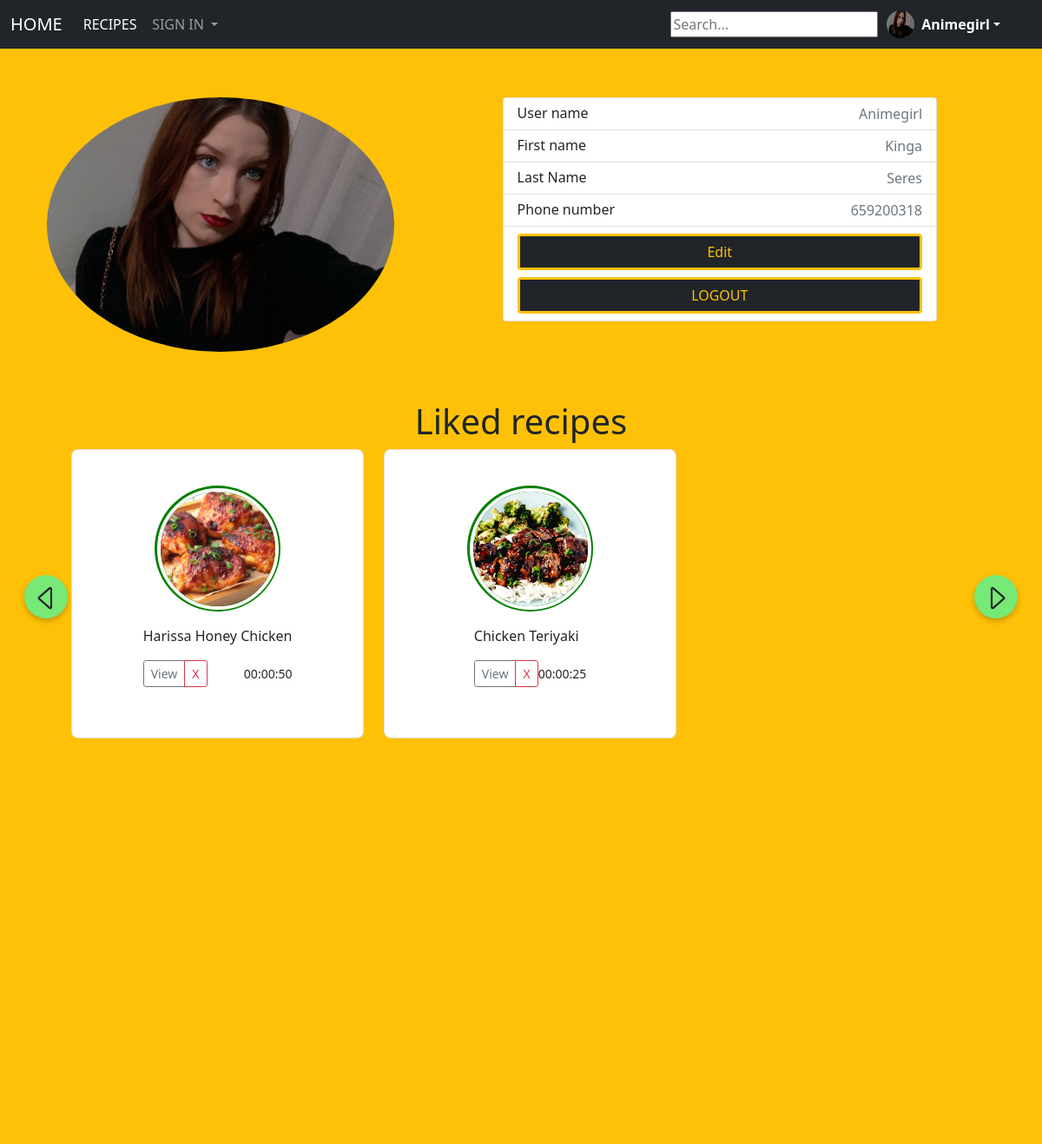
Screenshot of /html/profile.php (signed in) with the database file from the repository.
### tables this page shows
CREATE TABLE `receipt` (
  `receipt_id` int(20) NOT NULL,
  `img` varchar(255) NOT NULL,
  `paragraph` varchar(255) NOT NULL,
  `price` int(11) NOT NULL,
  `food_name` varchar(255) NOT NULL,
  `your_name` varchar(255) NOT NULL,
  `time` time NOT NULL,
  `servings` varchar(255) NOT NULL,
  `activated` tinyint(1) NOT NULL,
  `activation_token` varchar(64) NOT NULL,
  `activation_expire` datetime NOT NULL DEFAULT current_timestamp(),
  `categories` varchar(100) NOT NULL,
  `likes` tinyint(1) NOT NULL,
  `yt` varchar(255) NOT NULL
);

### html/profile.php (the view, shortened to what this page needs)
<?php
if(isset($_SESSION['last_name']) && isset($_SESSION['phone_numb']) &&
   isset($_SESSION['user_name']) && isset($_SESSION['first_name']) &&
   isset($_SESSION['email'])){
?>
<!DOCTYPE html>
<html>
<head>
    <link href="https://cdn.jsdelivr.net/npm/bootstrap@5.0.2/dist/css/bootstrap.min.css" rel="stylesheet"
>
    <link rel="stylesheet" href="../style.css">
</head>
<body>
    <nav class="navbar navbar-expand-lg navbar-dark bg-dark">
        <div class="container-fluid">
            <a class="navbar-brand" href="../index.php">HOME</a>
            <div class="collapse navbar-collapse" id="navbarSupportedContent">
                <ul class="navbar-nav me-auto mb-2 mb-lg-0">
                    <li class="nav-item">
                        <a class="nav-link active" aria-current="page" href="rec.php">RECIPES</a>
                    </li>
                    <li class="nav-item dropdown">
                        <a class="nav-link dropdown-toggle" href="sign_in.php" id="navbarDropdown" role="button" data-bs-toggle="dropdown" aria-expanded="false">
                            SIGN IN
                        </a>
                    </li>
                </ul>
                <form class="d-flex" action="search_ing.php" method="get">
                    <input type="text" id="searchInput" onkeyup="showResult(this.value)" placeholder="Search...">
                </form>
                <div class="dropdown">
                    <a href="#" class="d-flex align-items-center text-white text-decoration-none dropdown-toggle" id="dropdownUser1"
                    data-bs-toggle="dropdown" aria-expanded="false">
                    <img src="images/<?php if (isset($_SESSION['img'])) { echo htmlspecialchars($_SESSION['img']); } ?>" alt="" width="32" height="32" class="rounded-circle me-2">
                        <strong><?php if(isset($_SESSION['user_name'])) { echo $_SESSION['user_name']; }?></strong>
                    </a>
                </div>
            </div>
        </div>
    </nav>
    <div class="container">
    <div class="row profile_things">
        <div class="col-md-6">
            <img class="profile_img" src="images/<?php if (isset($_SESSION['img'])) { echo htmlspecialchars($_SESSION['img']); } ?>">
        </div>
        <div class="col-md-6 datas">
            <ul class="list-group mb-3 item-list">
                <li class="list-group-item d-flex justify-content-between lh-sm">
                    <div>
                        <h6 class="my-0">User name</h6>
                    </div>
                    <span class="text-muted" contenteditable="true" id="u_name"><?php echo $_SESSION['user_name'];?></span>
                </li>
                <li class="list-group-item d-flex justify-content-between lh-sm">
                    <div>
                        <h6 class="my-0">First name</h6>
                    </div>
                    <span class="text-muted" contenteditable="true" id="f_name"><?php echo $_SESSION['first_name'];?></span>
                </li>
                <li class="list-group-item d-flex justify-content-between lh-sm">
                    <div>
                        <h6 class="my-0">Last Name</h6>
                    </div>
                    <span class="text-muted" contenteditable="true" id="l_name"><?php echo $_SESSION['last_name'];?></span>
                </li>
                <li class="list-group-item d-flex justify-content-between lh-sm">
                    <div>
                        <h6 class="my-0">Phone number</h6>
                    </div>
                    <span class="text-muted" contenteditable="true" id="phone"><?php echo $_SESSION['phone_numb'];?></span>
                </li>
                <li class="list-group-item">
                    <div class="d-grid gap-2">
                        <button class="btn btn-primary btn_edit" id="submit" type="submit">Edit</button>
                        <a class="btn btn-primary btn_edit" href="sign_out.php" type="button">LOGOUT</a>
                    </div>
                </li>
            </ul>
        </div>
    </div>
</div>
    <h1 class="liked_header">Liked recipes</h1>
    <div class="cards">
        <div class="wrapper">
            <i id="left" class="fa-solid fas fa-angle-left">
                <svg xmlns="http://www.w3.org/2000/svg" width="35" height="35" fill="currentColor" class="bi bi-caret-left" viewBox="0 0 16 16">
                    <path d="M10 12.796V3.204L4.519 8zm-.659.753-5.48-4.796a1 1 0 0 1 0-1.506l5.48-4.796A1 1 0 0 1 11 3.204v9.592a1 1 0 0 1-1.659.753"/>
                </svg>
            </i>
            <ul class="carousel">
                <?php
                require "db_conn.php";
                $query = "SELECT * FROM `receipt` WHERE likes = 1";
                $result = $conn->query($query);
                if ($result->num_rows > 0) {
                    while ($row = $result->fetch_assoc()) {
                        $recipe_id = $row['receipt_id'];
                        $food_name = $row['food_name'];
                        $time = $row['time'];
                        $img = $row['img'];
                        echo '<li class="card" data-recipe-id="' . $recipe_id . '">';
                        echo '<div class="img"><img src="images/' . $img . '" alt="" draggable="false"> </div>';
                        echo '<div class="card-body">';
                        echo '<p class="card-text">' . $food_name . '</p>';
                        echo '<div class="d-flex justify-content-between align-items-center">';
                        echo '<div class="btn-group">';
                        echo '<a type="button" class="btn btn-sm btn-outline-secondary" href="rec.php">View</a>';
                        echo '<button class="btn btn-sm btn-outline-danger btn-unlike">X</button>';
                        echo '</div>';
                        echo '<small class="text-body-secondary">' . $time . '</small>';
                        echo '</div>';
                        echo '</div>';
                        echo '</li>';
                    }
                } else {
                    echo "No liked recipes found.";
                }
                ?>
            </ul>
            <i id="right" class="fa-solid fas fa-angle-right">
                <svg xmlns="http://www.w3.org/2000/svg" width="35" height="35" fill="currentColor" class="bi bi-caret-right" viewBox="0 0 16 16">
                    <path d="M6 12.796V3.204L11.481 8zM6.659 13.549l5.48-4.796a1 1 0 0 0 0-1.506l-5.48-4.796A1 1 0 0 0 5 3.204v9.592a1 1 0 0 0 1.659.753z"/>
                </svg>
            </i>
        </div>
    </div>
</body>
</html>
<?php } ?>

### style.css (style rules this page uses)
body { background-color: #ffc107; }
nav { padding-right:3%; }
.profile_img { width:80%; border-radius: 50%; }
.profile_things { margin:5% auto; }
.datas { border-radius: 3%; }
.btn_edit { background-color:#212529; color:#ffc107; border:3px solid #ffc107; }
.dropdown { margin-left: 1%; }
.liked_header { text-align: center; }
.cards { display: flex; justify-content: center; min-height: 100vh; padding: 0 35px; background: #ffc107; }
.wrapper { box-sizing: border-box; max-width: 1100px; width: 100%; position: relative; }
.wrapper i { height: 50px; width: 50px; background: rgb(118, 233, 118); text-align: center; line-height: 50px; border-radius: 50%; cursor: pointer; position: absolute; top: 170px; font-size: 1.25 rem; transform: translateY(-50%); box-shadow: 0 3px 6px rgba(0, 0, 0, 0.23); }
.wrapper i:first-child { left: -22px; }
.wrapper i:last-child { right: -22px; }
.wrapper .carousel { display: grid; grid-auto-flow: column; grid-auto-columns: calc((100% / 3) - 12px); gap: 16px; overflow-x: auto; scroll-snap-type: x mandatory; scroll-behavior: smooth; scrollbar-width: 0; }
.carousel :where(.card, .img) { display: flex; align-items: center; justify-content: center; }
.carousel .card { scroll-snap-align: start; list-style: none; background: #fff; border-radius: 8px; display: flex; cursor: pointer; width: 98%; padding: 12%; align-items: center; justify-content: center; flex-direction: column; }
.card .img { background: green; width: 145px; height: 145px; border-radius: 50%; }
.card .img img { width: 140px; height: 140px; object-fit: cover; border-radius: 50%; border: 4px solid #fff; }
.row { margin-right:0; }
a { color: #000; text-decoration: none; }
@media (min-width: 768px) { .col-md-6 { flex: 0 0 auto; width: 47%; } }

### rows the page displays
receipt: img (picture), food_name "Harissa Honey Chicken", time "00:00:50"
receipt: img (picture), food_name "Chicken Teriyaki", time "00:00:25"

### other values shown
$_SESSION['user_name'] "Animegirl"
$_SESSION['first_name'] "Kinga"
$_SESSION['last_name'] "Seres"
$_SESSION['phone_numb'] "659200318"
